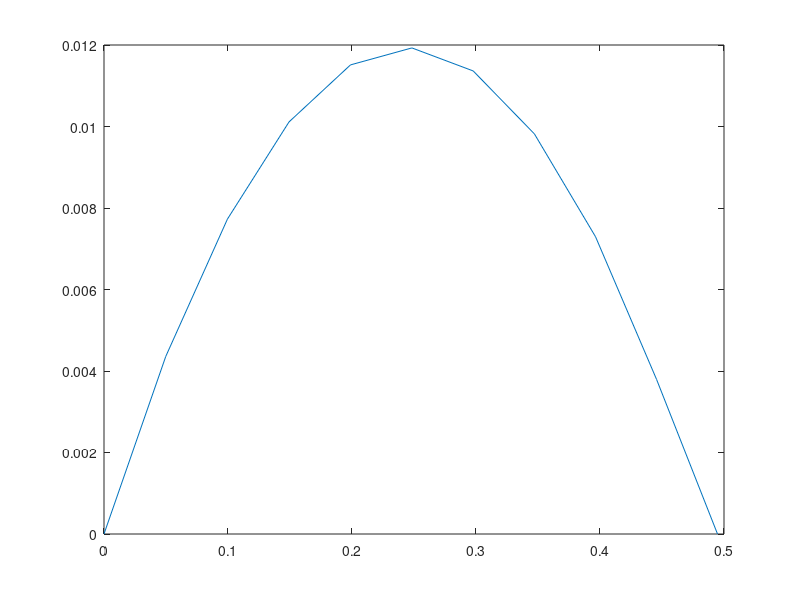

This chart was generated by the following MATLAB code:
% 12.3
% Reproduce the golf.m (projectile script) and look at the effect of varying
% the friction coefficient k. Look at k = 0.01 and 0.03. What influence does
% friction have on the optimum angle for a launch speed of 100?

k = 0.03;
g = 9.81;
dt = 0.01;

v0 = input('What is the initial velocity of the ball in m/s?' );
thetad = input('What is the launch angle in degrees?' );
% dist = zeros(1,45);
% thetad = 1:1:45;
% for m = 1:45
% theta = thetad(m) * pi/180;

x(1) = 0;
y(1) = 0;

theta = thetad * pi/180;
vx(1) = v0*cos(theta);
vy(1) = v0*sin(theta);

for n=1:2000
    vx(n+1) = vx(n) - dt*(k*vx(n)*sqrt(vx(n)^2+vy(n)^2));
    vy(n+1) = vy(n) - dt*(k*vy(n)*sqrt(vx(n)^2+vy(n)^2) + g);
    x(n+1) = x(n) + dt*vx(n);
    y(n+1) = y(n) + dt*vy(n);
    if y(n+1)<0
        y(n+1) = 0;
        y = y(1:n+1);
        x = x(1:n+1);
        %dist(m) = x(n+1);
        disp(['range is ' num2str(x(n+1))]);
        break;
    end
end
% end
% [maxd,i] = max(dist)
plot(x,y);

%32deg for k=0.01
%29deg fro k=0.03